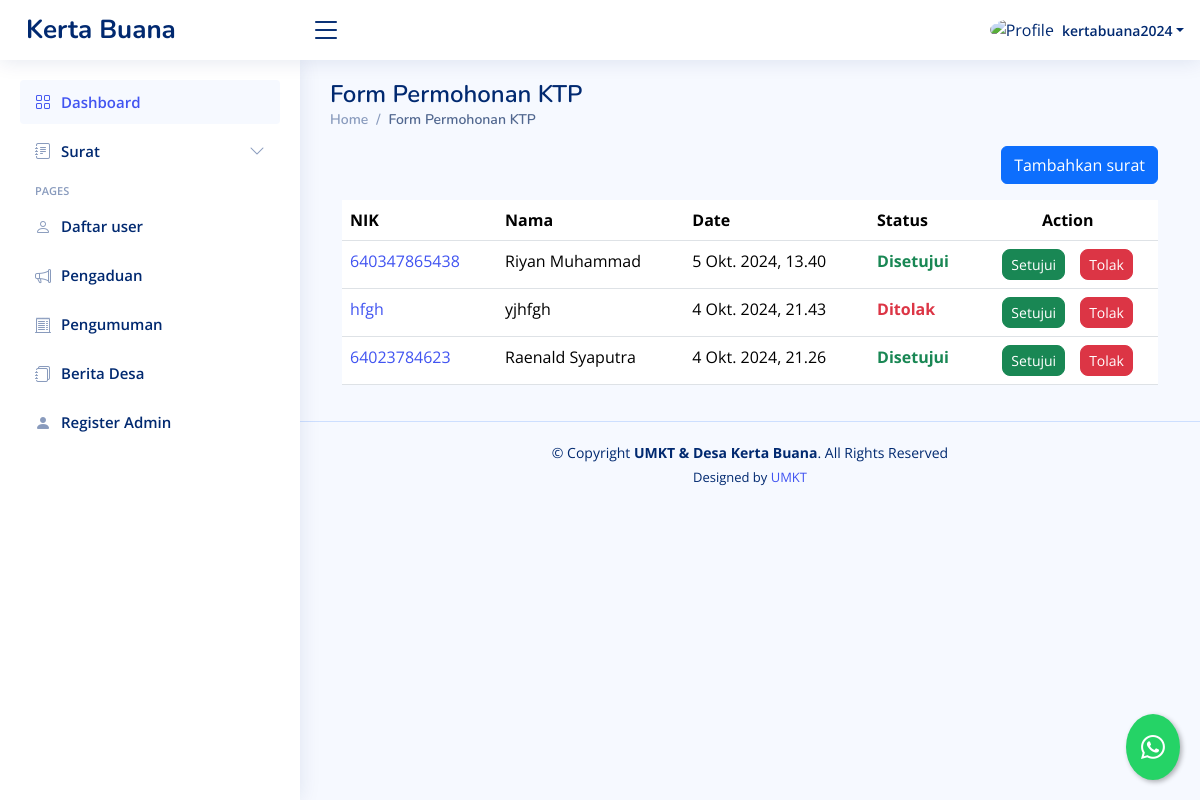
Screenshot of /dashboard/suket-permohonan-ktp/ (signed in) with the database file from the repository.
### dashboard/models.py (models this page shows, shortened)
class SuketPermohonanKTP(models.Model):
    STATUS_CHOICES = [
        ('review', 'Proses Review'),
        ('approved', 'Disetujui'),
        ('rejected', 'Ditolak'),
    ]
    penulis = models.ForeignKey(User, on_delete=models.CASCADE, blank=True, null=True)
    nama = models.CharField(max_length=255)
    nokk = models.CharField(max_length=255)
    nik = models.CharField(max_length=255)
    alamat = models.CharField(max_length=255)
    pengantarrt = models.URLField(blank=True, null=True)
    scankk = models.URLField(blank=True, null=True)
    scanijasahakta = models.URLField(blank=True, null=True)
    date = models.DateTimeField(default=timezone.now, blank=True)
    status = models.CharField(max_length=20, choices=STATUS_CHOICES, default='review')

### dashboard/views.py (the view, shortened to what this page needs)
# urls.py: path("suket-permohonan-ktp/", suketpermohonanktp, name="suketpermohonanktp"),
@login_required
def suketpermohonanktp(request):
    template_name = "backend/suketpermohonanktp.html"
    suket = SuketPermohonanKTP.objects.all().order_by('-date')
    private = SuketPermohonanKTP.objects.filter(penulis=request.user).order_by('-date')
    context = {
        "suket": suket,
        'private': private
    }
    return render(request, template_name, context)

### templates/backend/suketpermohonanktp.html (shortened to what this page needs)
{% extends "backend/base_ui.html" %} {% load static %} {% load custom_filters %}
{% block konten %}
<div>
  <div class="pagetitle">
    <h1>Form Permohonan KTP</h1>
    <nav>
      <ol class="breadcrumb">
        <li class="breadcrumb-item"><a href="{% url 'dashboard' %}">Home</a></li>
        <li class="breadcrumb-item active">Form Permohonan KTP</li>
      </ol>
    </nav>
  </div>
  {% if value %}
  <div class="card">
    <div class="card-body">
      <h5 class="card-title">Form Permohonan KTP</h5>
      <form
        method="post"
        action="{% url 'edit_suketpermohonanktp' value.id %}"
        enctype="multipart/form-data"
      >
        {% csrf_token %}
        <div class="row mb-3">
          <label for="inputNama" class="col-sm-2 col-form-label"
            >Nama Lengkap</label
          >
          <div class="col-sm-10">
            <input
              type="text"
              class="form-control"
              name="inputNama"
              value="{{ value.nama }}"
              required
            />
          </div>
        </div>
        <div class="row mb-3">
          <label for="inputNOKK" class="col-sm-2 col-form-label">No. KK</label>
          <div class="col-sm-10">
            <input
              type="text"
              class="form-control"
              name="inputNOKK"
              value="{{ value.nokk }}"
              required
            />
          </div>
        </div>
        <div class="row mb-3">
          <label for="inputNIK" class="col-sm-2 col-form-label">NIK</label>
          <div class="col-sm-10">
            <input
              type="text"
              class="form-control"
              name="inputNIK"
              value="{{ value.nik }}"
              required
            />
          </div>
        </div>
        <div class="row mb-3">
          <label for="inputAlamat" class="col-sm-2 col-form-label"
            >Alamat</label
          >
          <div class="col-sm-10">
            <input
              type="text"
              class="form-control"
              name="inputAlamat"
              value="{{ value.alamat }}"
              required
            />
          </div>
        </div>
        <div class="row mb-3">
          <label for="inputNumber" class="col-sm-2 col-form-label"
            >Pengantar RT</label
          >
          <div class="col-sm-10">
            <input
              class="form-control"
              type="file"
              id="formFile"
              name="pengantar_rt"
            />
            <div class="d-flex gap-3">
              <p>file yang di upload :</p>
              <a href="{{ value.pengantarrt }}"
                >{{ value.pengantarrt|filename }}</a
              >
            </div>
          </div>
        </div>
        <div class="row mb-3">
          <label for="inputNumber" class="col-sm-2 col-form-label"
            >Scan KK</label
          >
          <div class="col-sm-10">
            <input
              class="form-control"
              type="file"
              id="formFile"
              name="scankk"
            />
            <div class="d-flex gap-3">
              <p>file yang di upload :</p>
              <a href="{{ value.scankk }}">{{ value.scankk|filename }}</a>
            </div>
          </div>
        </div>
        <div class="row mb-3">
          <label for="inputNumber" class="col-sm-2 col-form-label"
            >Scan Ijasah/Akta</label
          >
          <div class="col-sm-10">
            <input
              class="form-control"
              type="file"
              id="formFile"
              name="scanijasahakta"
            />
            <div class="d-flex gap-3">
              <p>file yang di upload :</p>
              <a href="{{ value.scanijasahakta }}"
                >{{ value.scanijasahakta|filename }}</a
              >
            </div>
          </div>
        </div>
        <div class="row mb-3">
          <label class="col-sm-2 col-form-label">Submit Here</label>
          <div class="col-sm-10">
            <a href="{% url 'suketpermohonanktp' %}">
              <button class="btn btn-secondary">Cancel</button>
            </a>
            <button type="submit" class="btn btn-primary">Submit</button>
          </div>
        </div>
      </form>
    </div>
  </div>
  {% else %}
  <div class="container-fluid">
    <div class="d-flex justify-content-end mb-3">
      <button
        type="button"
        class="btn btn-primary"
        data-bs-toggle="modal"
        data-bs-target="#formModal"
      >
        Tambahkan surat
      </button>
    </div>
    <div class="table-responsive">
      <table class="table datatable">
        <thead>
          <tr>
            <th>NIK</th>
            <th>Nama</th>
            <th data-type="date" data-format="YYYY/DD/MM">Date</th>
            <th>Status</th>
            <th class="text-center">Action</th>
          </tr>
        </thead>
        <tbody>
          {% if user.is_superuser %} {% for surat in suket %}
          <tr>
            <td>
              <a href="{% url 'detail_suketpermohonanktp' surat.id %}">{{ surat.nik }}</a>
            </td>
            <td>{{ surat.nama }}</td>
            <td>{{ surat.date }}</td>
            {% if surat.status == 'review' %}
            <td class="text-warning fw-bold">Proses Review</td>
            {% elif surat.status == 'approved' %}
            <td class="text-success fw-bold">Disetujui</td>
            {% elif surat.status == 'rejected' %}
            <td class="text-danger fw-bold">Ditolak</td>
            {% endif %} {% if user.is_superuser %}
            <td class="text-center">
              <div
                class="btn-group gap-3"
                role="group"
                aria-label="Action buttons"
              >
                <button type="button" class="btn btn-success btn-sm rounded-3">
                  <a
                    href="{% url 'setujui_suketpermohonanktp' surat.id %}"
                    class="text-decoration-none text-white"
                    >Setujui</a
                  >
                </button>
                <button type="button" class="btn btn-danger btn-sm rounded-3">
                  <a
                    href="{% url 'tolak_suketpermohonanktp' surat.id %}"
                    class="text-decoration-none text-white"
                    >Tolak</a
                  >
                </button>
              </div>
            </td>
            {% endif %}
          </tr>
          {% endfor %} {% endif %}
        </tbody>
      </table>
    </div>
  </div>
  {% endif %}
</div>
{% endblock konten %}

### templates/backend/base_ui.html (shortened to what this page needs)
{% load static %}
<!DOCTYPE html>
<html lang="en">
  <head>
    <link
      href="{% static 'backend/vendor/bootstrap/css/bootstrap.min.css'%}"
      rel="stylesheet"
    />
    <link
      href="{% static 'backend/vendor/bootstrap-icons/bootstrap-icons.css'%}"
      rel="stylesheet"
    />
    <link
      href="{% static 'backend/vendor/boxicons/css/boxicons.min.css'%}"
      rel="stylesheet"
    />
    <link
      href="{% static 'backend/vendor/quill/quill.snow.css'%}"
      rel="stylesheet"
    />
    <link
      href="{% static 'backend/vendor/quill/quill.bubble.css'%}"
      rel="stylesheet"
    />
    <link
      href="{% static 'backend/vendor/remixicon/remixicon.css'%}"
      rel="stylesheet"
    />
    <link
      href="{% static 'backend/vendor/simple-datatables/style.css'%}"
      rel="stylesheet"
    />
    <link href="{% static 'backend/css/style.css'%}" rel="stylesheet" />
  </head>
  <body>
    <header id="header" class="header fixed-top d-flex align-items-center">
      <div class="d-flex align-items-center justify-content-between">
        <a href="{% url 'welcome'%}" class="logo d-flex align-items-center">
          <span class="d-none d-lg-block">Kerta Buana</span>
        </a>
        <i class="bi bi-list toggle-sidebar-btn"></i>
      </div>
      <nav class="header-nav ms-auto">
        <ul class="d-flex align-items-center">
          <li class="nav-item dropdown pe-3">
            <a
              class="nav-link nav-profile d-flex align-items-center pe-0"
              href="#"
              data-bs-toggle="dropdown"
            >
              {% if user.is_superuser %}
              <img
                src="{% static 'backend/img/orang.png'%}"
                alt="Profile"
                class="rounded-circle"
              />
              {% else %}
              <img
                src="{% static 'backend/img/family.png'%}"
                alt="Profile"
                class="rounded-circle"
              />
              {% endif %}
              <span class="d-none d-md-block dropdown-toggle ps-2"
                >{{request.user.username}}</span
              > </a
            >
          </li>
        </ul>
      </nav>
    </header>
    <aside id="sidebar" class="sidebar">
      <ul class="sidebar-nav" id="sidebar-nav">
        <li class="nav-item">
          <a class="nav-link" href="{% url 'dashboard'%}">
            <i class="bi bi-grid"></i>
            <span>Dashboard</span>
          </a>
        </li>
        {% if user.is_superuser %}
        <li class="nav-item">
          <a
            class="nav-link collapsed"
            data-bs-target="#forms-nav"
            data-bs-toggle="collapse"
            href="#"
          >
            <i class="bi bi-journal-text"></i><span>Surat</span
            ><i class="bi bi-chevron-down ms-auto"></i>
          </a>
        </li>
        {% endif %}
        {% if user.is_superuser %}
        <li class="nav-heading">Pages</li>
        <li class="nav-item">
          <a class="nav-link collapsed" href="{% url 'daftar_user' %}">
            <i class="bi bi-person"></i>
            <span>Daftar user</span>
          </a>
        </li>
        <li class="nav-item">
          <a class="nav-link collapsed" href="{% url 'pengaduan_asing' %}">
            <i class="bi bi-megaphone"></i>
            <span>Pengaduan</span>
          </a>
        </li>
        <li class="nav-item">
          <a class="nav-link collapsed" href=" {% url 'pengumuman' %} ">
            <i class="bi bi-receipt-cutoff"></i>
            <span>Pengumuman</span>
          </a>
        </li>
        <li class="nav-item">
          <a class="nav-link collapsed" href=" {% url 'blog' %} ">
            <i class="bi bi-journals"></i>
            <span>Berita Desa</span>
          </a>
        </li>
        <li class="nav-item">
          <a class="nav-link collapsed" href="{% url 'register_super_admin' %}">
            <i class="bi bi-person-fill"></i>
            <span>Register Admin</span>
          </a>
        </li>
        {% endif %}
      </ul>
    </aside>
    <main id="main" class="main">
      {% block konten %}{% endblock konten %}
    </main>
    <footer id="footer" class="footer">
      <div class="copyright">
        &copy; Copyright <strong><span>UMKT & Desa Kerta Buana</span></strong
        >. All Rights Reserved
      </div>
      <div class="credits">
        Designed by <a href="https://www.umkt.ac.id/">UMKT</a>
      </div>
    </footer>
    <a
      href="https://wa.me/6281234567890?text=Halo,%20saya%20butuh%20bantuan"
      class="whatsapp-float"
      target="_blank"
      title="Hubungi kami via WhatsApp"
    >
      <i class="bi bi-whatsapp"></i>
    </a>
  </body>
</html>

### static/backend/css/style.css (style rules this page uses)
:root { scroll-behavior: smooth; }
body { font-family: "Open Sans", sans-serif; background: #f6f9ff; color: #444444; }
a { color: #4154f1; text-decoration: none; }
h1, h2, h3, h4, h5, h6 { font-family: "Nunito", sans-serif; }
#main { margin-top: 60px; padding: 20px 30px; transition: all 0.3s; }
.pagetitle { margin-bottom: 10px; }
.pagetitle h1 { font-size: 24px; margin-bottom: 0; font-weight: 600; color: #012970; }
.breadcrumb { font-size: 14px; font-family: "Nunito", sans-serif; color: #899bbd; font-weight: 600; }
.breadcrumb a { color: #899bbd; transition: 0.3s; }
.breadcrumb .breadcrumb-item::before { color: #899bbd; }
.breadcrumb .active { color: #51678f; font-weight: 600; }
.logo { line-height: 1; }
@media (min-width: 1200px) { .logo { width: 280px; } }
.logo span { font-size: 26px; font-weight: 700; color: #012970; font-family: "Nunito", sans-serif; }
.header { transition: all 0.5s; z-index: 997; height: 60px; box-shadow: 0px 2px 20px rgba(1, 41, 112, 0.1); background-color: #fff; padding-left: 20px; }
.header .toggle-sidebar-btn { font-size: 32px; padding-left: 10px; cursor: pointer; color: #012970; }
.header-nav ul { list-style: none; }
.header-nav>ul { margin: 0; padding: 0; }
.header-nav .nav-profile { color: #012970; }
.header-nav .nav-profile img { max-height: 36px; }
.header-nav .nav-profile span { font-size: 14px; font-weight: 600; }
.sidebar { position: fixed; top: 60px; left: 0; bottom: 0; width: 300px; z-index: 996; transition: all 0.3s; padding: 20px; overflow-y: auto; scrollbar-width: thin; scrollbar-color: #aab7cf transparent; box-shadow: 0px 0px 20px rgba(1, 41, 112, 0.1); background-color: #fff; }
@media (min-width: 1200px) { #main, #footer { margin-left: 300px; } }
.sidebar-nav { padding: 0; margin: 0; list-style: none; }
.sidebar-nav li { padding: 0; margin: 0; list-style: none; }
.sidebar-nav .nav-item { margin-bottom: 5px; }
.sidebar-nav .nav-heading { font-size: 11px; text-transform: uppercase; color: #899bbd; font-weight: 600; margin: 10px 0 5px 15px; }
.sidebar-nav .nav-link { display: flex; align-items: center; font-size: 15px; font-weight: 600; color: #4154f1; transition: 0.3; background: #f6f9ff; padding: 10px 15px; border-radius: 4px; }
.sidebar-nav .nav-link i { font-size: 16px; margin-right: 10px; color: #4154f1; }
.sidebar-nav .nav-link.collapsed { color: #012970; background: #fff; }
.sidebar-nav .nav-link.collapsed i { color: #899bbd; }
.sidebar-nav .nav-link .bi-chevron-down { margin-right: 0; transition: transform 0.2s ease-in-out; }
.footer { padding: 20px 0; font-size: 14px; transition: all 0.3s; border-top: 1px solid #cddfff; }
.footer .copyright { text-align: center; color: #012970; }
.footer .credits { padding-top: 5px; text-align: center; font-size: 13px; color: #012970; }
.whatsapp-float { position: fixed; bottom: 20px; right: 20px; background-color: #25D366; color: white; border-radius: 50%; padding: 15px; box-shadow: 2px 2px 5px rgba(0, 0, 0, 0.3); z-index: 1000; font-size: 24px; transition: all 0.3s ease; }
.whatsapp-float i { margin-right: 0; }

### rows the page displays
SuketPermohonanKTP: nik "640347865438", nama "Riyan Muhammad", date "5 Okt. 2024, 13.40", status "Disetujui"
SuketPermohonanKTP: nik "hfgh", nama "yjhfgh", date "4 Okt. 2024, 21.43", status "Ditolak"
SuketPermohonanKTP: nik "64023784623", nama "Raenald Syaputra", date "4 Okt. 2024, 21.26", status "Disetujui"

### other values shown
{{ request.user.username }} "kertabuana2024"
